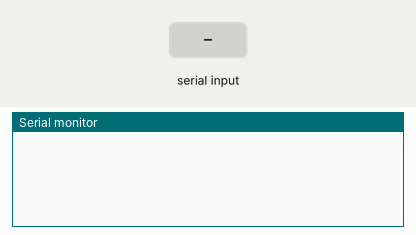
Simulated run of this sketch. Board: Arduino Uno, built with avr-gcc and run on an emulated ATmega328P. Parts: the last lines printed to the serial monitor. The test bench sets the inputs (shaded band).

Above: at 1.2 s.
1.3 s: "1\n" received over Serial
At 3.0 s:
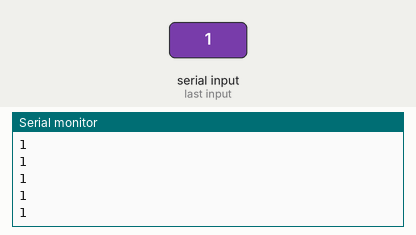
3.2 s: "0\n" received over Serial
At 4.5 s:
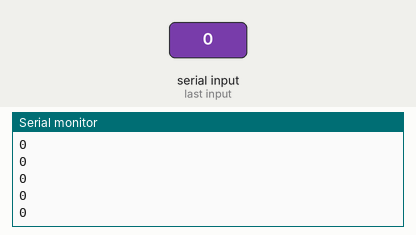
4.7 s: "2\n" received over Serial
At 6.8 s:
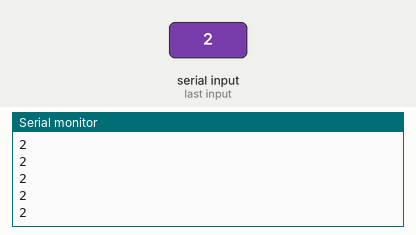
Timing chart, 0 to 8.3 s (numbered marks = the images above; inputs shaded):
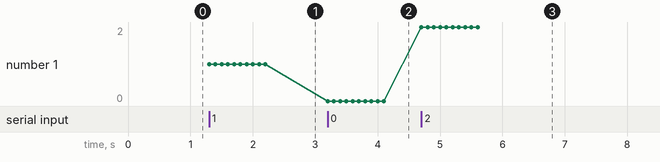

The sketch:

test4.ino
```cpp
void setup() {
  // Initialize serial communication at 9600 baud
  Serial.begin(115200);
}

void loop() {
  if (Serial.available() > 0) {
    // Read the incoming data until newline character
    String data = Serial.readStringUntil('\n');

    // Repeat the received data 10 times
    for (int i = 0; i < 10; ++i) {
      // Print the received data followed by a newline character
      Serial.println(data);
      delay(100); // Delay to prevent overwhelming the serial port
    }
  }
}
```

Measured:
- after the input at 1.3 s, the serial monitor: prints a new line at once (image 1)
- after the input at 3.2 s, the serial monitor: prints a new line at once (image 2)
- after the input at 4.7 s, the serial monitor: prints a new line at once (image 3)
- plotted number 1: 1 → 0 after the input at 3.2 s, 0 → 2 after the input at 4.7 s
